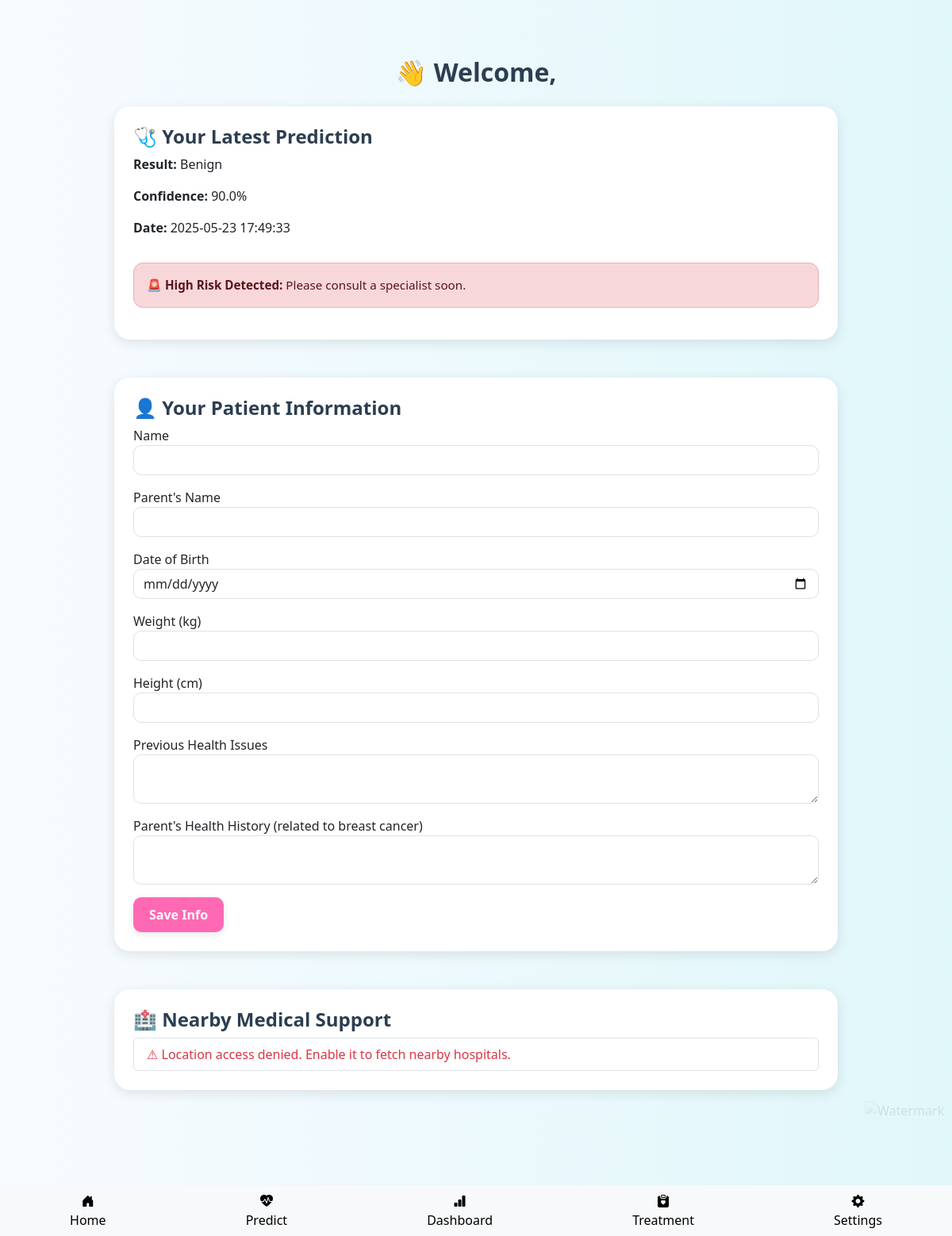
The app's page /edit-info (signed in), older data.
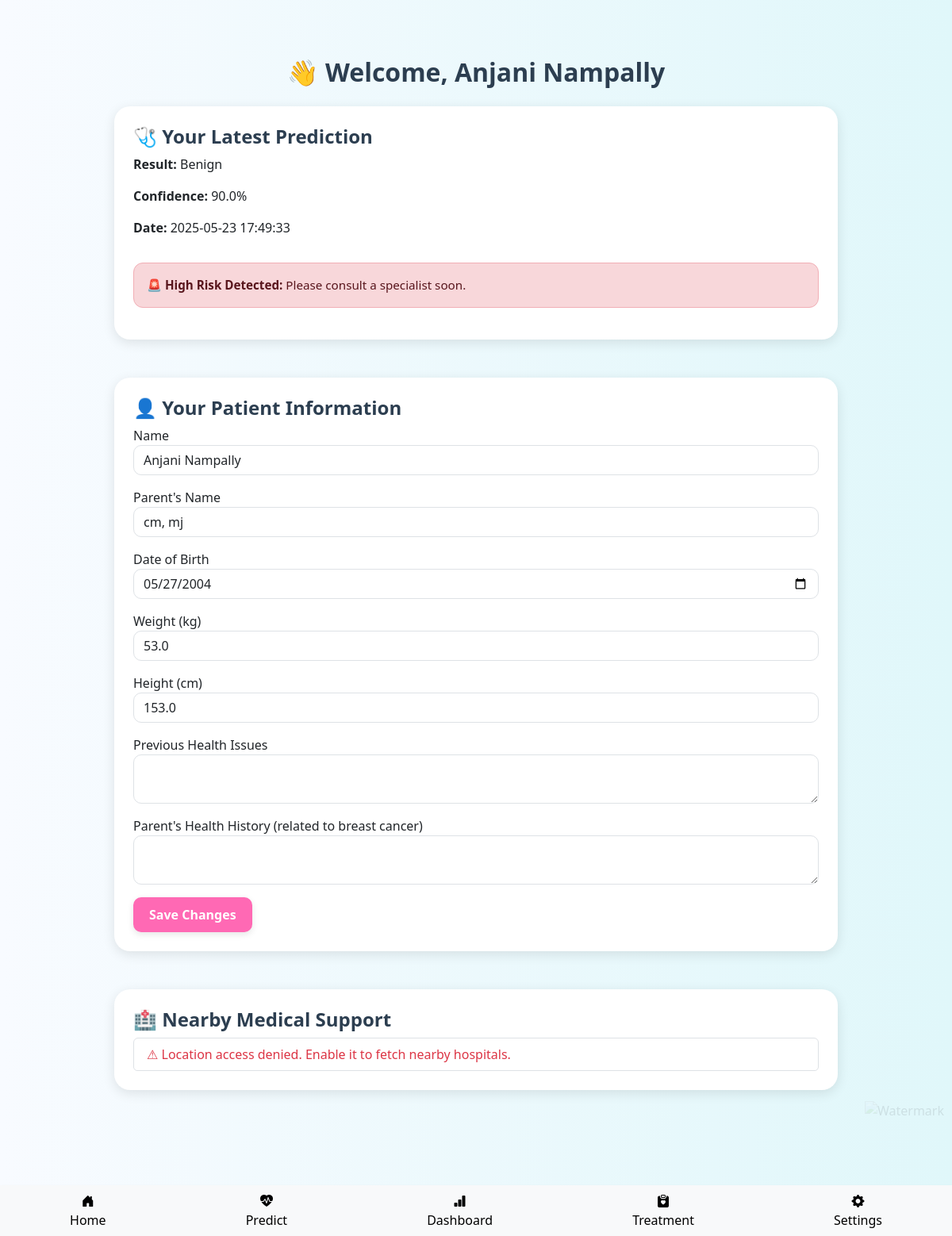
The same page, newer data.
### tables this page shows
CREATE TABLE patient_info (
            user_id INTEGER PRIMARY KEY,
            name TEXT,
            parent_name TEXT,
            dob TEXT,
            weight REAL,
            height REAL,
            previous_health_issues TEXT,
            parent_health_issues TEXT
            );

### app.py (the view)
@app.route('/edit-info')
@login_required
def edit_info():
    db = get_db()
    user_id = current_user.id
    patient = db.execute("SELECT * FROM patient_info WHERE user_id = ?", (user_id,)).fetchone()
    max_date = date.today().isoformat()
    last_prediction = db.execute(
        "SELECT * FROM predictions WHERE user_id = ? ORDER BY timestamp DESC LIMIT 1",
        (user_id,)
    ).fetchone()
    health_status = None
    if last_prediction:
        health_status = 'High' if float(last_prediction['confidence']) >= 70 else 'Low'
    return render_template(
        'home.html',
        patient=patient,
        edit_data=patient,
        max_date=max_date,
        user_data=current_user,
        last_prediction=last_prediction,
        health_status=health_status
    )

### app.py (called while the page is built)
def get_db():
    db_path = os.path.join(os.path.dirname(__file__), 'database.db')
    db = sqlite3.connect(db_path)
    db.row_factory = sqlite3.Row
    return db

@login_manager.user_loader
def load_user(user_id):
    db = get_db()
    user_data = db.execute("SELECT * FROM users WHERE id = ?", (user_id,)).fetchone()
    if user_data:
        return User(id=user_data['id'], username=user_data['username'], email=user_data['email'])
    return None

@app.before_request
def load_logged_in_user():
    if not current_user.is_authenticated:
        g.current_user = type('AnonymousUser', (), {'is_authenticated': False})()
    else:
        user_id = current_user.id
        db = get_db()
        user = db.execute("SELECT * FROM users WHERE id = ?", (user_id,)).fetchone()
        g.current_user = type('User', (), {
            'id': user['id'],
            'username': user['username'],
            'email': user['email'],
            'is_authenticated': True
        })()
        session['darkmode'] = user['darkmode']
        session['notifications'] = user['notifications']

@app.context_processor
def inject_user():
    return dict(current_user=g.current_user)

### templates/home.html (shortened to what the changed rows need)
{% extends "base.html" %}
{% block content %}
<div class="container mt-5">
    <h2 class="mb-4 text-center">👋 Welcome, {{ patient.name if patient else user_data.name }}</h2>
    {% if last_prediction %}
<div class="card mt-4 p-4">
    <h4>🩺 Your Latest Prediction</h4>
    <p><strong>Result:</strong> {{ last_prediction.prediction }}</p>
    <p><strong>Confidence:</strong> {{ last_prediction.confidence }}%</p>
    <p><strong>Date:</strong> {{ last_prediction.timestamp }}</p>
    {% if health_status == 'High' %}
        <div class="alert alert-danger mt-3">
        </div>
    {% else %}
        <div class="alert alert-success mt-3">
            ✅ <strong>Low Risk:</strong> Great job! Keep up with regular checkups.
        </div>
    {% endif %}
</div>
{% endif %}
    <div class="card mt-5 p-4">
        <h4>👤 Your Patient Information</h4>
        {% if edit_data %}
            <form method="POST" action="{{ url_for('submit_info') }}">
                <div class="mb-3">
                    <label>Name</label>
                    <input type="text" name="name" class="form-control" value="{{ edit_data.name }}" required>
                </div>
                <div class="mb-3">
                    <label>Parent's Name</label>
                    <input type="text" name="parent_name" class="form-control" value="{{ edit_data.parent_name }}" required>
                </div>
                <div class="mb-3">
                    <label>Date of Birth</label>
                    <input type="date" name="dob" class="form-control" value="{{ edit_data.dob }}" required max="{{ max_date }}">
                </div>
                <div class="mb-3">
                    <label>Weight (kg)</label>
                    <input type="number" name="weight" class="form-control" step="0.1" value="{{ edit_data.weight }}" required>
                </div>
                <div class="mb-3">
                    <label>Height (cm)</label>
                    <input type="number" name="height" class="form-control" step="0.1" value="{{ edit_data.height }}" required>
                </div>
                <div class="mb-3">
                    <label>Previous Health Issues</label>
                    <textarea name="previous_health_issues" class="form-control">{{ edit_data.previous_health_issues }}</textarea>
                </div>
                <div class="mb-3">
                    <label>Parent's Health History (related to breast cancer)</label>
                    <textarea name="parent_health_issues" class="form-control">{{ edit_data.parent_health_issues }}</textarea>
                </div>
                <button type="submit" class="btn btn-pink">Save Changes</button>
            </form>
        {% else %}
            <form method="POST" action="{{ url_for('submit_info') }}">
                <div class="mb-3">
                    <label>Name</label>
                    <input type="text" name="name" class="form-control" required>
                </div>
                <div class="mb-3">
                    <label>Parent's Name</label>
                    <input type="text" name="parent_name" class="form-control" required>
                </div>
                <div class="mb-3">
                    <label>Date of Birth</label>
                    <input type="date" name="dob" class="form-control" required max="{{ max_date }}">
                </div>
                <div class="mb-3">
                    <label>Weight (kg)</label>
                    <input type="number" name="weight" class="form-control" step="0.1" required>
                </div>
                <div class="mb-3">
                    <label>Height (cm)</label>
                    <input type="number" name="height" class="form-control" step="0.1" required>
                </div>
                <div class="mb-3">
                    <label>Previous Health Issues</label>
                    <textarea name="previous_health_issues" class="form-control"></textarea>
                </div>
                <div class="mb-3">
                    <label>Parent's Health History (related to breast cancer)</label>
                    <textarea name="parent_health_issues" class="form-control"></textarea>
                </div>
                <button type="submit" class="btn btn-pink">Save Info</button>
            </form>
        {% endif %}
    </div>
    <div class="card mt-5 p-4">
        <h4>🏥 Nearby Medical Support</h4>
        <ul id="hospital-list" class="list-group">
        </ul>
    </div>
</div>
{% endblock %}

Row changes from the older to the newer data that the page shows:
added patient_info: name "Anjani Nampally", parent_name "cm, mj", dob "05/27/2004", weight "53.0", height "153.0"
Text that changed along with them:
text no longer shown: "Save Info"
text now shown: "Save Changes"
